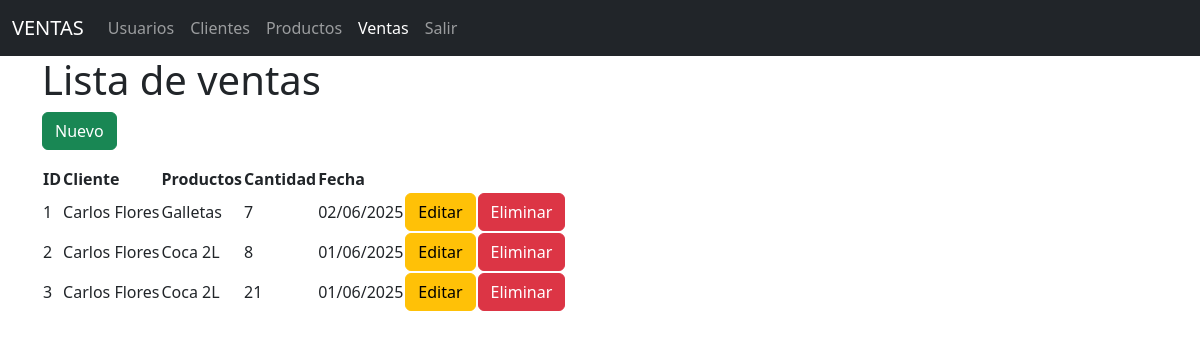
/ventas/, run on the app's committed database.
### models/venta_model.py (models this page shows, shortened)
class Venta(db.Model):
    __tablename__ = "ventas"
    id = db.Column(db.Integer,primary_key=True)
    cliente_id = db.Column(db.Integer, db.ForeignKey('clientes.id'),nullable=False)
    producto_id = db.Column(db.Integer,db.ForeignKey('productos.id'),nullable=False)
    cantidad = db.Column(db.Integer,nullable=False)
    fecha = db.Column(db.DateTime,nullable=False)
    cliente = db.relationship('Cliente',back_populates='ventas')
    producto = db.relationship('Producto',back_populates='ventas')
    @staticmethod
    def get_all():
        return Venta.query.all()

### models/cliente_model.py (models this page shows, shortened)
class Cliente(db.Model):
    __tablename__ = "clientes"
    id = db.Column(db.Integer,primary_key=True)
    nombre = db.Column(db.String(80),nullable=False)
    email = db.Column(db.String(100),nullable=False)
    telefono = db.Column(db.String(20),nullable=False)
    ventas = db.relationship('Venta',back_populates='cliente')

### models/producto_model.py (models this page shows, shortened)
class Producto(db.Model):
    __tablename__ = "productos"
    id = db.Column(db.Integer,primary_key=True)
    descripcion = db.Column(db.String(120),nullable=False)
    precio = db.Column(db.Float(11,2),nullable=False)
    stock = db.Column(db.Integer,nullable=False)
    ventas = db.relationship('Venta',back_populates='producto')

### controllers/venta_controller.py (the view)
@venta_bp.route("/")
def index():
    ventas = Venta.get_all()
    return venta_view.list(ventas)

### run.py (called while the page is built)
@app.context_processor
def inject_active_path():
    def is_active(path):
        return 'active' if request.path == path else ''
    return(dict(is_active = is_active))

### views/venta_view.py (called while the page is built)
def list(ventas):
    return render_template('ventas/index.html',ventas=ventas)

### templates/ventas/index.html (shortened to what this page needs)
{% extends 'base.html' %}
{%  block content %}
<h1>Lista de ventas</h1>
<a href="{{ url_for('venta.create') }}" class="btn btn-success mb-3"btn>Nuevo</a>
<table class="table-striped">
    <tr>
        <th>ID</th>
        <th>Cliente</th>
        <th>Productos</th>
        <th>Cantidad</th>
        <th>Fecha</th>
        <th></th>
        <th></th>
    </tr>
    {% for item in ventas %}
    <tr>
        <td>{{item.id}}</td>
        <td>{{item.cliente.nombre}}</td>
        <td>{{item.producto.descripcion}}</td>
        <td>{{item.cantidad}}</td>
        <td>{{item.fecha.strftime('%d/%m/%Y')}}</td>
        <td>
            <a href="{{ url_for('venta.edit',id=item.id) }}" class="btn
            btn-warning">Editar</a>
        </td>
        <td>
            <a href="{{ url_for('venta.delete',id=item.id )}}" class="btn
            btn-danger">Eliminar</a>
        </td>
    </tr>
    {% endfor %}
</table>
{%  endblock %}

### templates/base.html (shortened to what this page needs)
<!doctype html>
<html lang="es">
  <head>
    <link
      href="https://cdn.jsdelivr.net/npm/bootstrap@5.3.6/dist/css/bootstrap.min.css"
      rel="stylesheet"
    >
  </head>
  <body>
    <nav class="navbar navbar-expand-lg navbar-dark bg-dark">
      <div class="container-fluid">
        <a class="navbar-brand" href="#">VENTAS</a>
        <div class="collapse navbar-collapse" id="navbarNav">
          <ul class="navbar-nav">
            <li class="nav-item">
              <a
                class="nav-link {{ is_active('/usuarios/') }}"
                aria-current="page"
                href="/usuarios/"
              >Usuarios</a>
            </li>
            <li class="nav-item">
              <a
                class="nav-link {{ is_active('/clientes/') }}"
                href="/clientes/"
              >Clientes</a>
            </li>
            <li class="nav-item">
              <a
                class="nav-link {{ is_active('/productos/') }}"
                href="/productos/"
              >Productos</a>
            </li>
            <li class="nav-item">
              <a
                class="nav-link {{ is_active('/ventas/') }}"
                href="/ventas/"
              >Ventas</a>
            </li>
            <li class="nav-item">
              <a class="nav-link" href="#">Salir</a>
            </li>
          </ul>
        </div>
      </div>
    </nav>
    <div class="container">
      {% block content %}{% endblock %}
    </div>
  </body>
</html>

### data on the page
Venta: id "1", cliente.nombre "Carlos Flores", producto.descripcion "Galletas", cantidad "7", fecha "02/06/2025"
Venta: id "2", cliente.nombre "Carlos Flores", producto.descripcion "Coca 2L", cantidad "8", fecha "01/06/2025"
Venta: id "3", cliente.nombre "Carlos Flores", producto.descripcion "Coca 2L", cantidad "21", fecha "01/06/2025"
